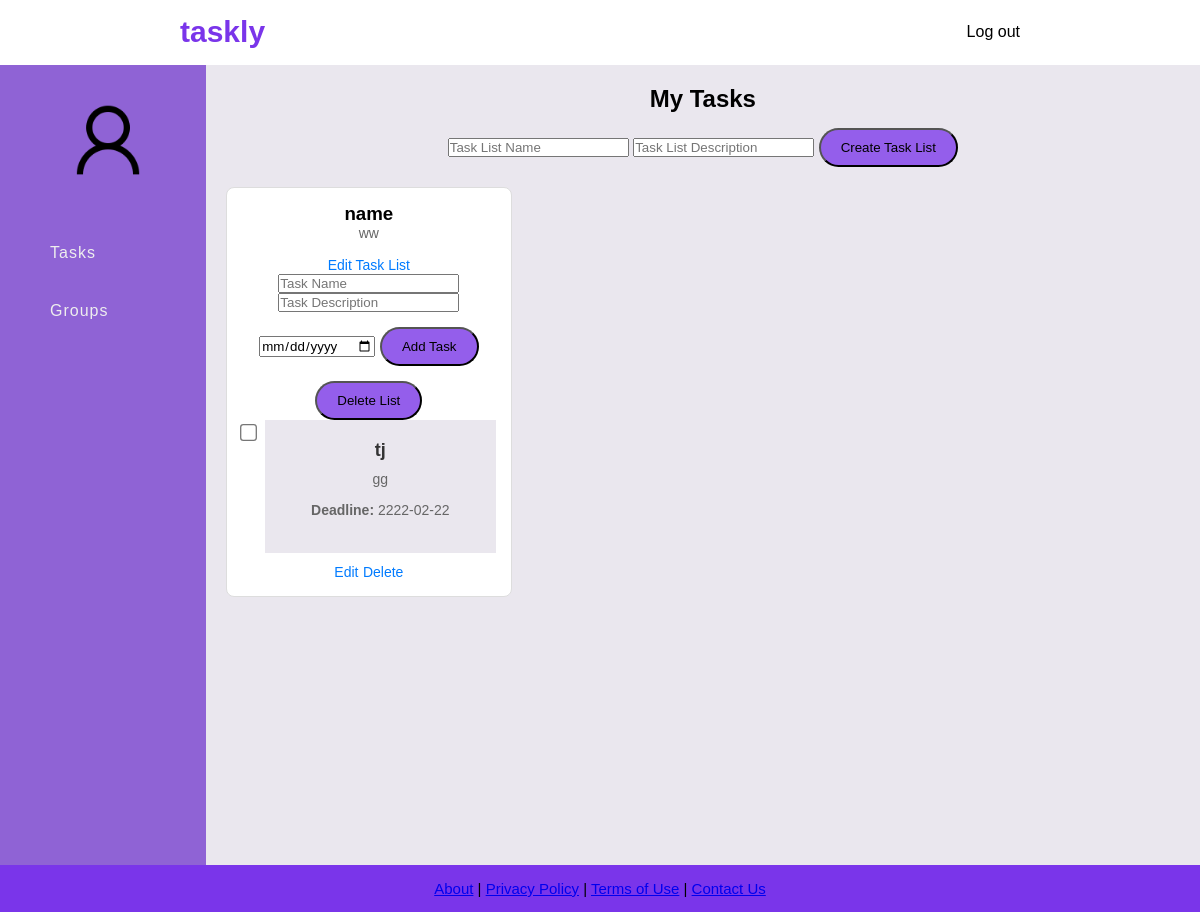
/tasks.php, run on an earlier commit of the app's database.
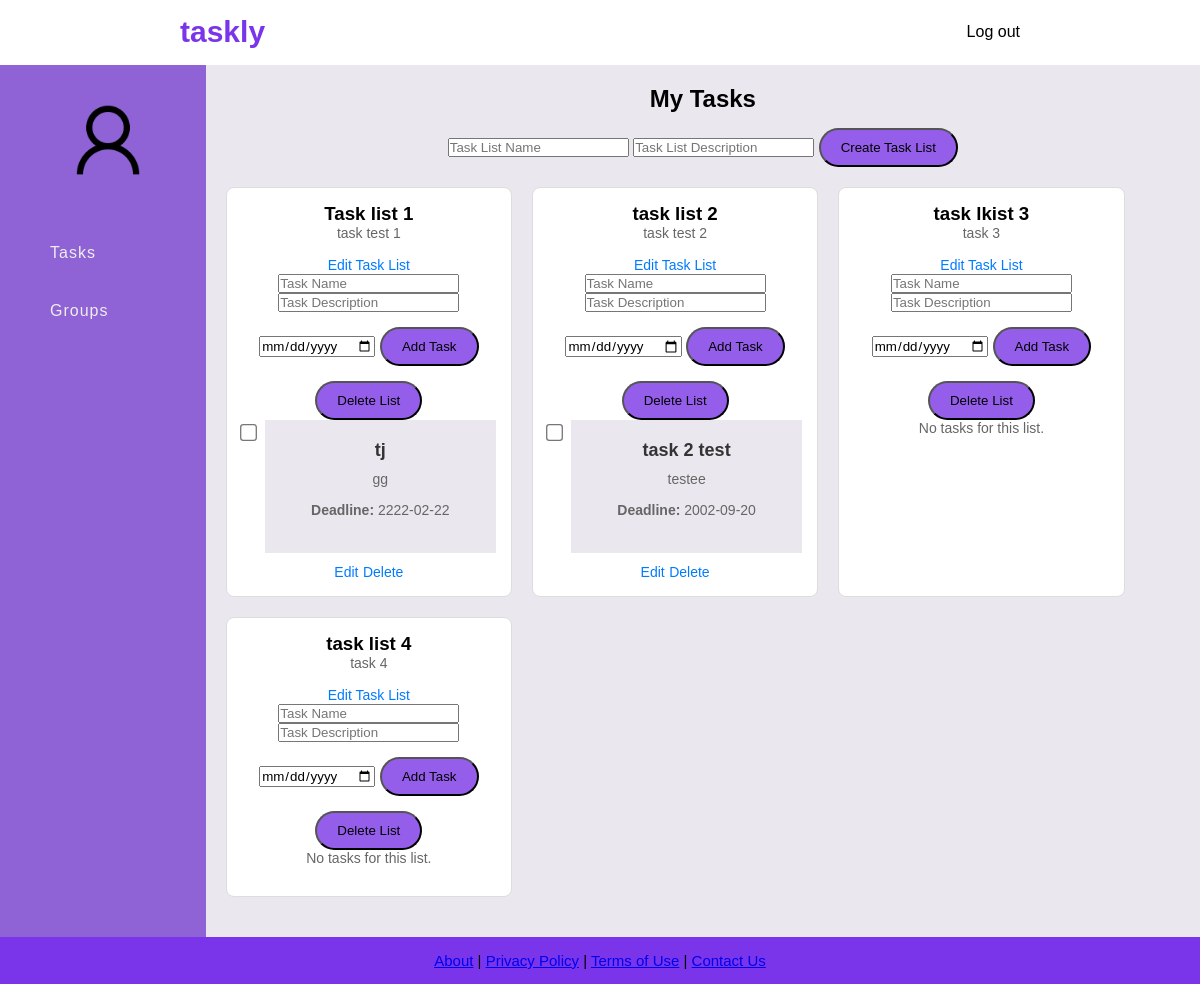
And on a later commit of the database.
### tables this page shows
CREATE TABLE Task_List (
    List_ID INTEGER PRIMARY KEY AUTOINCREMENT,
    TaskList_Name VARCHAR(255) NOT NULL,
    TaskList_Description TEXT NOT NULL,
    User_ID INTEGER NOT NULL,
    FOREIGN KEY (User_ID) REFERENCES User(User_ID) ON DELETE CASCADE
);

CREATE TABLE Task (
    Task_ID INTEGER PRIMARY KEY AUTOINCREMENT,
    Task_Title VARCHAR(255) NOT NULL,
    Task_Description TEXT NOT NULL,
    Task_Deadline DATE NOT NULL,
    List_ID INTEGER NOT NULL,
    FOREIGN KEY (List_ID) REFERENCES Task_List(List_ID) ON DELETE CASCADE
);

### tasks.php (the view, shortened to what the changed rows need)
<?php
include('db.php');
$userId = $_SESSION['user_id'] ?? 1;
$stmt = $conn->prepare("SELECT List_ID, TaskList_Name, TaskList_Description FROM Task_List WHERE User_ID = ?");
$stmt->execute([$userId]);
$taskLists = $stmt->fetchAll(PDO::FETCH_ASSOC);
$allTasks = [];
if ($taskLists) {
    $stmt = $conn->prepare("
        SELECT Task_ID, Task_Title, Task_Description, Task_Deadline, List_ID
        FROM Task WHERE List_ID IN (
            SELECT List_ID FROM Task_List WHERE User_ID = ?
        )
    ");
    $stmt->execute([$userId]);
    while ($task = $stmt->fetch(PDO::FETCH_ASSOC)) {
        $allTasks[$task['List_ID']][] = $task;
    }
}
?>
<!DOCTYPE html>
<html lang="en">
<head>
    <link rel="stylesheet" href="css/global.css">
</head>
<body>
<header class="navbar">
    <a href="dashboard.php" class="navbar_title2"><h1>taskly</h1></a>
</header>
<div class="container">
    <section class="task-content">
        <div class="task-container">
            <h2>My Tasks</h2>
            <div class="tasklist-view">
                <?php if (!$taskLists): ?>
                    <p>No task lists found.</p>
                <?php else: ?>
                    <?php foreach ($taskLists as $taskList): ?>
                        <div class="task-list-item">
                            <h3><?= htmlspecialchars($taskList['TaskList_Name']) ?></h3>
                            <p><?= htmlspecialchars($taskList['TaskList_Description']) ?></p>
                            <div class="tasklist-actions">
                                <a href="edit_tasklist.php?list_id=<?= $taskList['List_ID'] ?>">Edit Task List</a>
                                <form method="POST" class="add-tasklist_form">
                                    <input type="text" name="taskName" placeholder="Task Name" required>
                                    <input type="text" name="taskDesc" placeholder="Task Description" required>
                                    <input type="date" name="taskDeadline" required>
                                    <button type="submit" name="createTask">Add Task</button>
                                </form>
                                <form method="POST" action="delete_tasklist.php" style="display:inline;">
                                    <button type="submit" onclick="return confirm('Delete this task list and all its tasks?')">Delete List</button>
                                </form>
                            </div>
                            <div class="tasks-view">
                                <?php if (!isset($allTasks[$taskList['List_ID']])): ?>
                                    <p>No tasks for this list.</p>
                                <?php else: ?>
                                    <?php foreach ($allTasks[$taskList['List_ID']] as $task): ?>
                                        <div class="task-item">
                                            <label class="task-checkbox">
                                                <input type="checkbox" class="complete-checkbox">
                                                <span class="task-content">
                                                    <h4><?= htmlspecialchars($task['Task_Title']) ?></h4>
                                                    <p><?= htmlspecialchars($task['Task_Description']) ?></p>
                                                    <p><strong>Deadline:</strong> <?= htmlspecialchars($task['Task_Deadline']) ?></p>
                                                </span>
                                            </label>
                                            <a href="edit_task.php?task_id=<?= $task['Task_ID'] ?>">Edit</a>
                                            <a href="delete_task.php?task_id=<?= $task['Task_ID'] ?>" onclick="return confirm('Delete this task?')">Delete</a>
                                        </div>
                                    <?php endforeach; ?>
                                <?php endif; ?>
                            </div>
                        </div>
                    <?php endforeach; ?>
                <?php endif; ?>
            </div>
        </div>
    </section>
</div>
</body>
</html>

What changed in the data, as far as the page shows it:
changed task_list: TaskList_Name "name" → "Task list 1"; TaskList_Description "ww" → "task test 1"
added task_list: TaskList_Name "task list 2", TaskList_Description "task test 2"
added task: Task_Title "task 2 test", Task_Description "testee", Task_Deadline "2002-09-20", shown under "task list 2"
added task_list: TaskList_Name "task lkist 3", TaskList_Description "task 3", shows "No tasks for this list."
added task_list: TaskList_Name "task list 4", TaskList_Description "task 4", shows "No tasks for this list."
